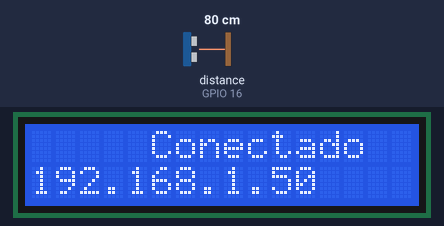
The sketch below on a simulated ESP8266 (NodeMCU). On the bench: 16×2 character LCD. Wiring (inferred from the names in the program): ultrasonic range finder: trigger GPIO 1; echo GPIO 16. The test bench sets the inputs (shaded band); at power-on: distance to the obstacle (sensor on GPIO 16) 80 cm. The echo pulse lasts 58.3 µs per cm; WiFi joins after 1.5 s; servers stay silent unless stated; what the sketch prints to the serial monitor is not drawn.

Above: at 1.6 s.
At 3.9 s:
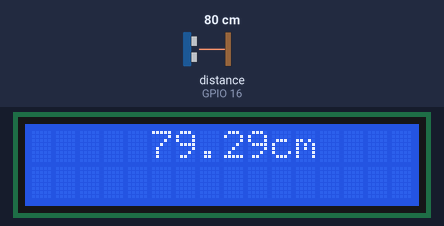
4.0 s: distance to the obstacle (sensor on GPIO 16) set to 2 cm
At 4.9 s:
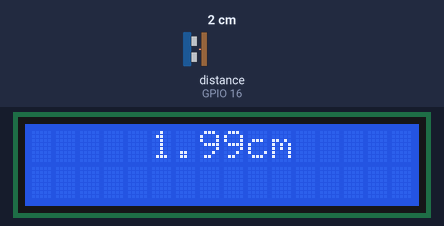
5.8 s: distance to the obstacle (sensor on GPIO 16) set to 4 cm
At 6.4 s:
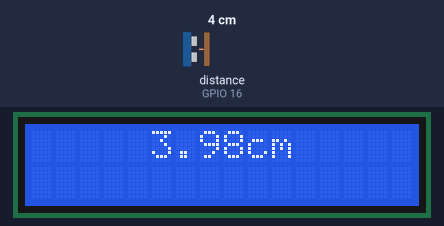
7.4 s: distance to the obstacle (sensor on GPIO 16) set to 9 cm
At 9.0 s:
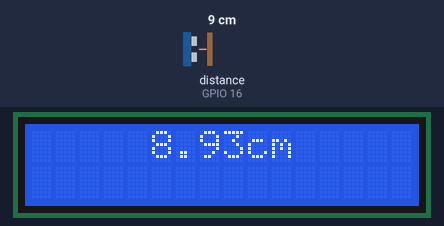
Timing chart, 0 to 10.5 s (numbered marks = the images above; inputs shaded):
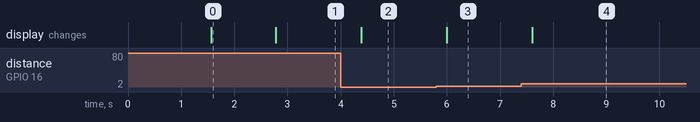

Measured:
- after the input at 4.0 s, the display: changes after 0.39 s (image 2)
- after the input at 5.8 s, the display: changes after 0.20 s (image 3)
- after the input at 7.4 s, the display: changes after 0.20 s (image 4)
- what the display in image 0 shows lasts 1.2 s, from 1.6 s to 2.8 s

The sketch:

Codigo_Com_LCD_e_Wifi.ino
```cpp
// C++ code
//
#include <ESP8266WiFi.h>
#include <LiquidCrystal.h>

#define trigPin 1
#define echoPin 16

const char *rede = "LINKNET_JANETE _2.4G";
const char *senha = "jkgl0812";

float distancia = 0;

LiquidCrystal lcd(14, 12, 13, 15, 2, 0);

void setup() {
  lcd.begin(16, 2);
  pinMode(trigPin, OUTPUT);
  pinMode(echoPin, INPUT);
  Serial.begin(9600);
  verificarConexao();
}

void verificarConexao() {
  WiFi.begin(rede, senha);
  while (WiFi.status() != WL_CONNECTED) //Aguarda a conexao
  {
    Serial.print("Estabelecendo conexão com ");
    Serial.println(WiFi.SSID()); //Imprime o nome da rede
    delay(500);
  }
  // Conectado
  Serial.print("Conectado a rede! Endereco IP ESP -> ");
  Serial.println(WiFi.localIP()); //Imprime o IP local do ESP
  lcd.setCursor(5, 0);
  lcd.print("Conectado");
  lcd.setCursor(0, 1);
  lcd.print(WiFi.localIP());
  delay(1200);
}

void sensorRun() {
  /*Essa função ira fazer a ativação do sensor*/
  digitalWrite(trigPin, HIGH);
  delayMicroseconds(10);
  digitalWrite(trigPin, LOW);
}

float calcularDistancia() {
  /* Essa função é responsavel por fazer o calculo da
    distancia ou da quantidade de litros do reservatorio*/
  return (pulseIn(echoPin, HIGH) * 0.034 / 2);
}

void lcdRun() {
  /*Essa função é responsavel pela exibição dos calculos
    presentes presentes no metodo calcularDistancia()*/
  lcd.clear();
    lcd.setCursor(5, 0);
    lcd.print((String)distancia + "cm");
}

void loop() {
  sensorRun();
  distancia = calcularDistancia();
  lcdRun();
  delay(800);
  Serial.println(String(distancia) + "cm");
}
```
